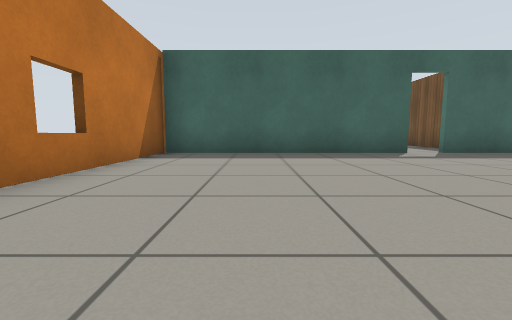
[1] (above)

17 first-person views from a walk through a world built for the Gazebo simulator. The camera is 0.5 m above the floor, tilts 6° down and sees 90° across. The floor is counted in squares, 1 m on a side. Each view is taken from the middle of a square. On the plan, view 1 faces up. The plan holds only what a view shows up to about 9 squares ahead; the rest is blank. The place goes on beyond the plan. Gazebo's built-in surfaces are drawn with simple patterns.

[2]
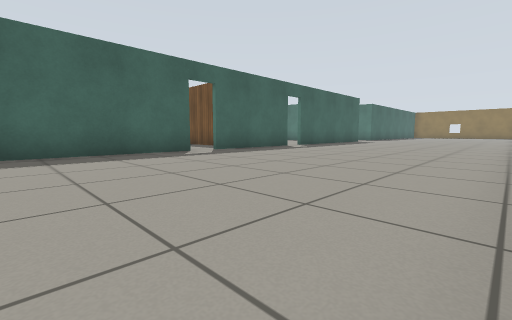

[3]
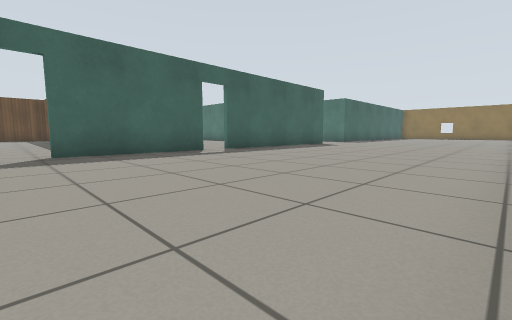

[4]
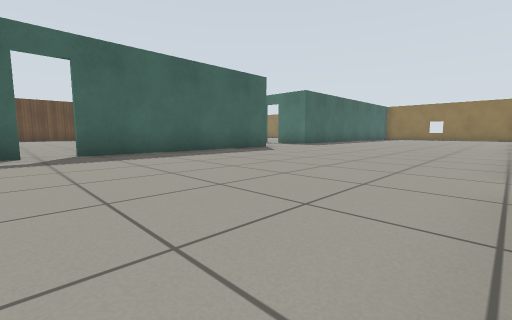

[5]
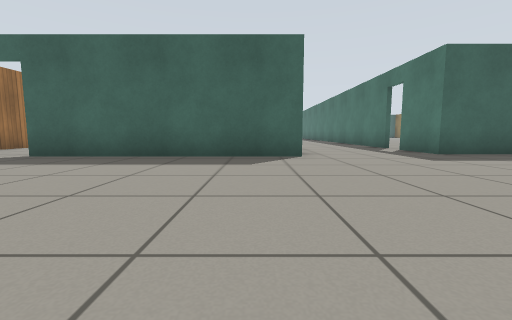

[6]
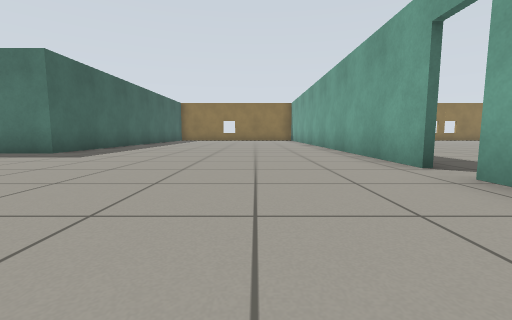

[7]
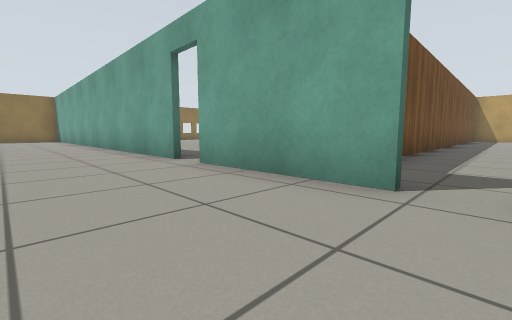

[8]
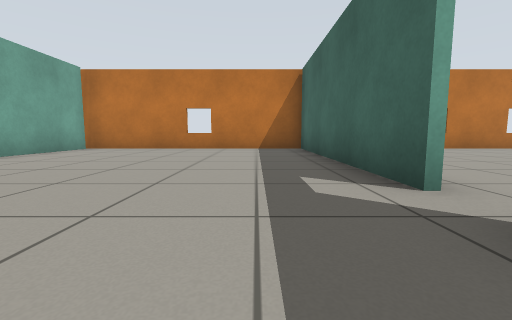

[9]
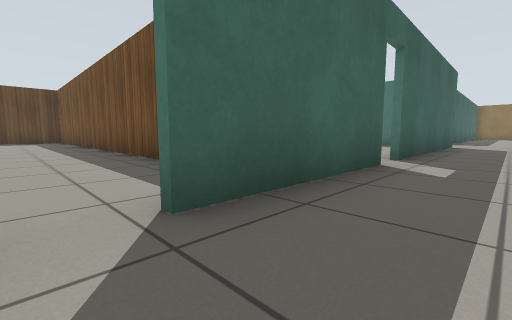

[10]
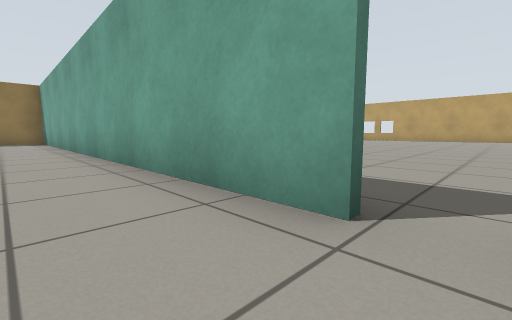

[11]
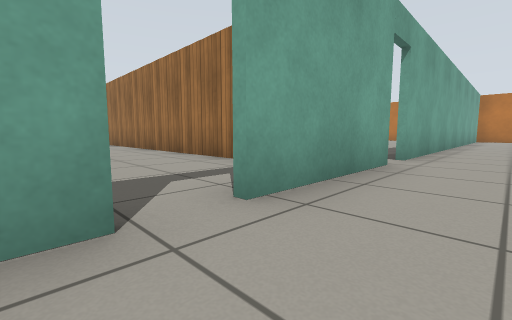

[12]
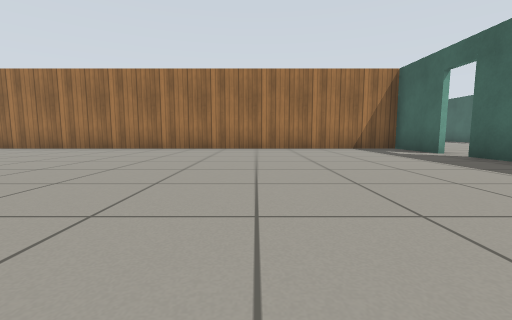

[13]
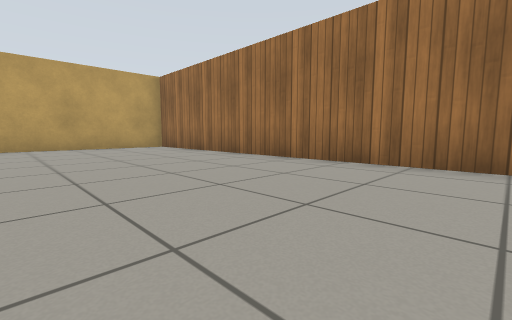

[14]
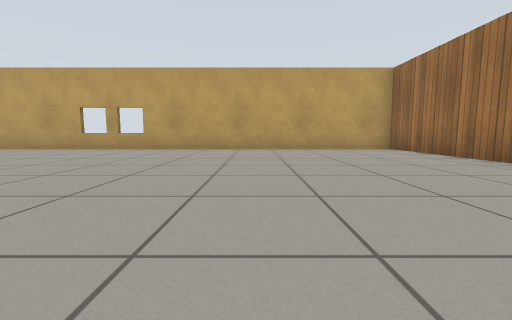

[15]
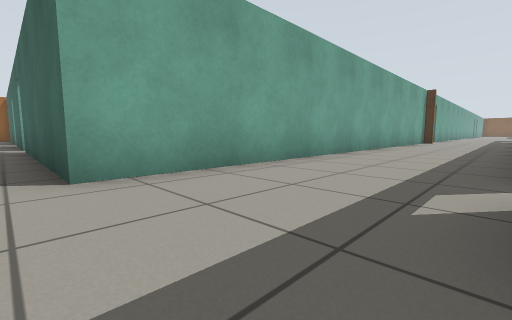

[16]
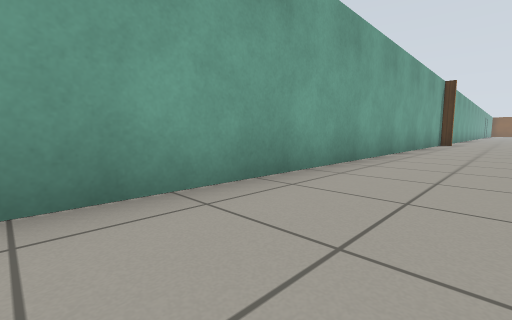

[17]
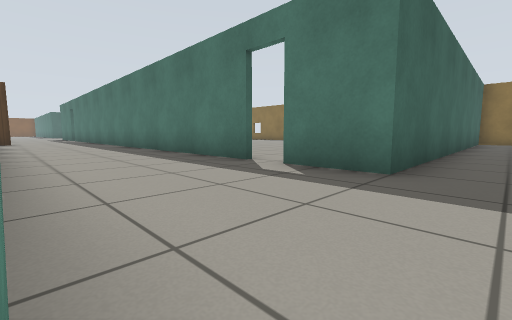

### Floor plan
Points are (right, up) in squares from view 1. A wall is a line through its corners. A room is listed if a view was taken in it or the views show most of it. See-through windows are left out.
Room 1 (views 1, 2, 3, 4, 5, 6, 7, 8, 9, 10, 11, 15, 16, 17)
walls: (8.4, 6.5) (4.6, 6.5); (11.6, -0.4) (14.8, -0.4); (15.5, -0.4) (21.5, -0.4); (3.9, 6.5) (-2.4, 6.5); (4.4, -0.4) (10.9, -0.4); (18.3, 9.5) (18.3, 15.8); (21.5, 7) (18.3, 7) (18.3, 8.8); (-2.3, 6.7) (-2.3, -0.4) (0.6, -0.4); (15, 19) (15, 6.5) (9.1, 6.5)
ways out: open door at (15, -0.5) to room 2; open door at (4, 6.5); open door at (9, 6); open door at (11, -0.5); open door at (18, 9)
Room 2 (views 12, 13, 14)
walls: (16.6, -0.5) (15.6, -0.5); (14.8, -0.5) (12.8, -0.5) (12.8, -17.1) (21.5, -17.1)
ways out: open door at (15, -0.5) to room 1

Where each view was taken, in squares from view 1:
view 1: 0 up, 0 right, facing up
view 2: 0 up, 0 right, facing up-right
view 3: 0 up, 4 right, facing up-right
view 4: 0 up, 8 right, facing up-right
view 5: 1 up, 14 right, facing up
view 6: 2 up, 12 right, facing right
view 7: 2 up, 11 right, facing down-right
view 8: 5 up, 6 right, facing left
view 9: 5 up, 4 right, facing up-right
view 10: 1 up, 15 right, facing down-right
view 11: 1 up, 16 right, facing down-left
view 12: 5 down, 21 right, facing left
view 13: 8 down, 17 right, facing down-left
view 14: 9 down, 17 right, facing down
view 15: 6 up, 18 right, facing up-left
view 16: 8 up, 17 right, facing up-left
view 17: 6 up, 15 right, facing up-right
